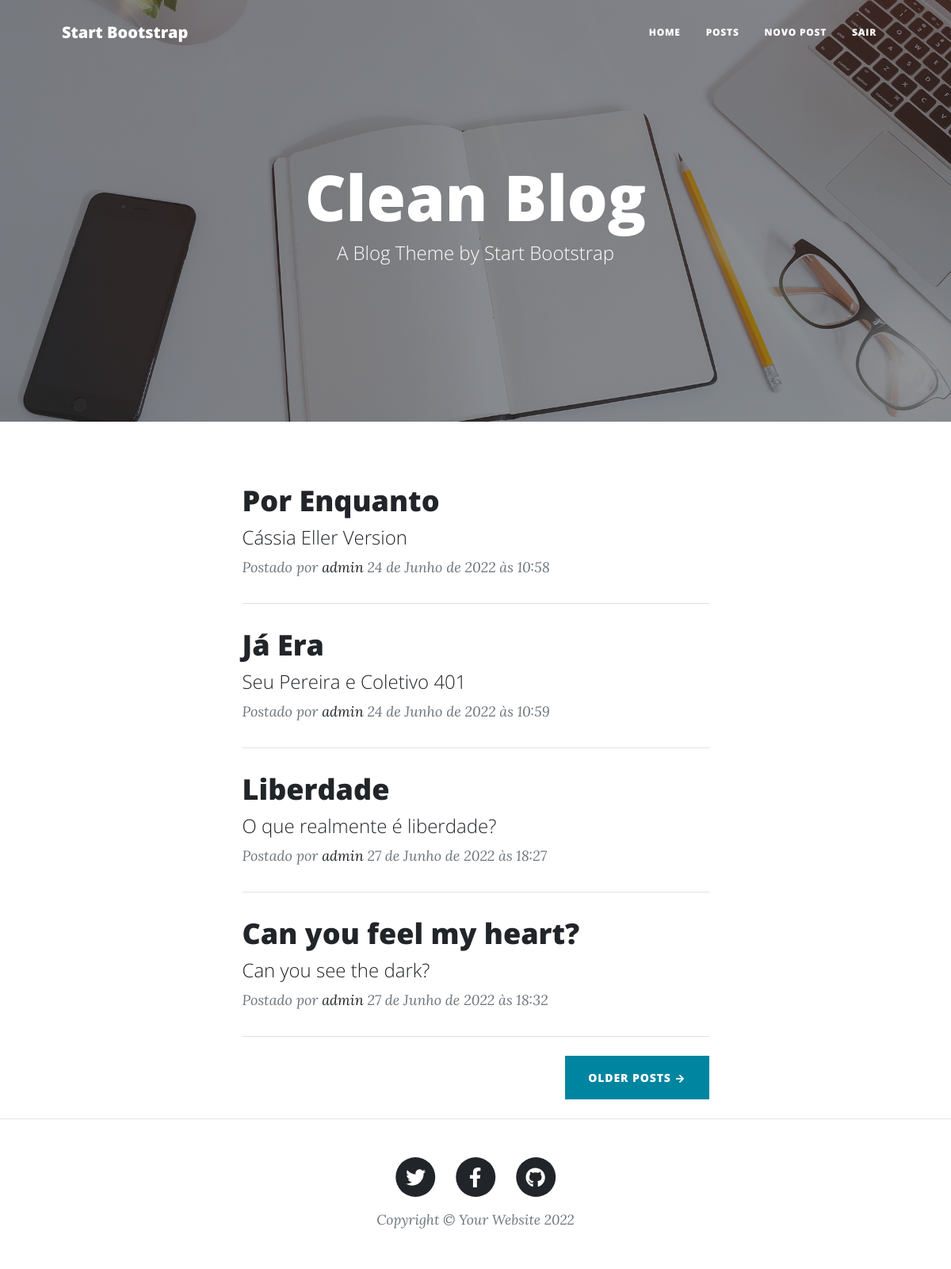
The page /posts (signed in) on the database its author committed.
### app/models.py (models this page shows, shortened)
class Post(models.Model):
    STATUS      = (('publico', 'Público'), ('privado', 'Privado'))
    titulo      = models.CharField(max_length=100)
    subtitulo   = models.CharField(max_length=100)
    slug        = models.SlugField(max_length=100)
    descricao   = models.TextField()
    autor       = models.ForeignKey(User, on_delete=models.CASCADE)
    publicacao  = models.DateTimeField(default=timezone.now)
    atualizacao = models.DateTimeField(auto_now_add=True)
    status      = models.CharField(max_length=12, choices=STATUS, default='indisponível')
    def get_absolute_url(self):
        return reverse('postDetail', args=[self.slug])
    class Meta:
        ordering = ['publicacao']

### app/views.py (the view)
# urls.py: path('posts', views.PostListView.as_view(), name='postList'),
class PostListView(ListView):
    model = Post
    template_name = 'post/post-list.html'

### app/templates/post/post-list.html (shortened to what this page needs)
{% extends 'base.html' %}
{% load static %}
{% block header %}
    <header class="masthead" style="background-image: url({% static 'assets/img/home-bg.jpg' %})">
        <div class="container position-relative px-4 px-lg-5">
            <div class="row gx-4 gx-lg-5 justify-content-center">
                <div class="col-md-10 col-lg-8 col-xl-7">
                    <div class="site-heading">
                        <h1>Clean Blog</h1>
                        <span class="subheading">A Blog Theme by Start Bootstrap</span>
                    </div>
                </div>
            </div>
        </div>
    </header>
{% endblock header %}
{% block content %}
    <div class="post-preview">
        {% for post in object_list %}
            {% if post.status == 'publico' and post.autor.username != user.username %}
                <a href="{{post.get_absolute_url}}">
                    <h2 class="post-title">{{post.titulo}}</h2>
                    <h4 class="post-subtitle">{{post.subtitulo}}</h4>
                </a>
                <p class="post-meta">
                    Postado por
                    <a href="#!">{{post.autor}}</a>
                    {{post.publicacao}}
                </p>
                <hr class="my-4" />
            {% elif post.autor.username == user.username %}
                <a href="{{post.get_absolute_url}}">
                    <h2 class="post-title">{{post.titulo}}</h2>
                    <h4 class="post-subtitle">{{post.subtitulo}}</h4>
                </a>
                <p class="post-meta">
                    Postado por
                    <a href="#!">{{post.autor}}</a>
                    {{post.publicacao}}
                </p>
                <hr class="my-4" />
            {% endif %}
        {% endfor %}
    </div>
    <div class="d-flex justify-content-end mb-4"><a class="btn btn-primary text-uppercase" href="#!">Older Posts →</a></div>
{% endblock content %}

### rows shown on the page
Post: titulo "Por Enquanto", subtitulo "Cássia Eller Version", autor "admin", publicacao "24 de Junho de 2022 às 10:58"
Post: titulo "Já Era", subtitulo "Seu Pereira e Coletivo 401", autor "admin", publicacao "24 de Junho de 2022 às 10:59"
Post: titulo "Liberdade", subtitulo "O que realmente é liberdade?", autor "admin", publicacao "27 de Junho de 2022 às 18:27"
Post: titulo "Can you feel my heart?", subtitulo "Can you see the dark?", autor "admin", publicacao "27 de Junho de 2022 às 18:32"
